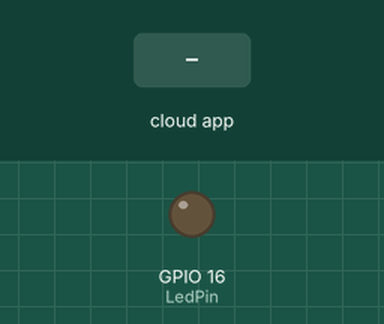
A sketch run on a simulated ESP8266 (NodeMCU). Shown: output pins drawn as LEDs (lit = HIGH). The inputs (shaded band) are chosen by the test bench. WiFi joins after 1.5 s; servers stay silent unless stated; the Firebase database answers and starts empty; what the sketch prints to the serial monitor is not drawn.

Above: at 2.8 s.
2.9 s: the phone or cloud app sets Cua to ON
At 5.4 s:
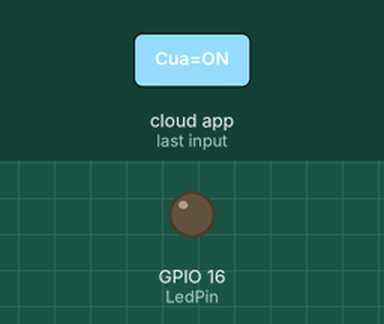
7.3 s: the phone or cloud app sets Cua to a
At 10.2 s:
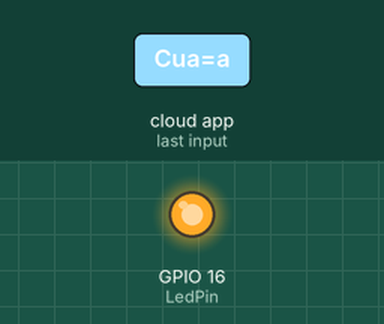
Timing chart, 0 to 11.7 s (numbered marks = the images above; inputs shaded):
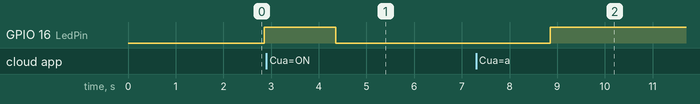

The sketch:

HuLaSmartHomeDuAn1.ino
```cpp
#include <ESP8266WiFi.h>
#include "FirebaseESP8266.h"
#include <ArduinoJson.h>


#define LedPin 16

#define FIREBASE_HOST "hulasmarthome-default-rtdb.firebaseio.com"
#define FIREBASE_AUTH "kpHxhbv4GqP4GkpxvDdh4c3vbeEkTTcTrJr2UJC3"
#define WIFI_SSID "Van Tho 15"
#define WIFI_PASSWORD "vannhucu"

FirebaseData firebaseData;
String path = "/";
FirebaseJson json;
long long last = 0;
String Cua = "OFF", DenBep = "OFF", DenKhach = "OFF", DenNgu = "OFF", Quat = "OFF", Rem = "OFF",TuDong="OFF";
String KhiGa = "45", NhietDo = "28";
String StringData="";

void ReadDataToFirebase();
void WriteDataToFirebase(String NhietDo, String KhiGa);
void ReadUART();
void SendUART();
void setup() {
  pinMode(LedPin, OUTPUT);
  Serial.begin(9600);

  WiFi.begin(WIFI_SSID, WIFI_PASSWORD);
  Serial.print("connecting");
  while (WiFi.status() != WL_CONNECTED) {
    Serial.print(".");
    delay(500);
  }
  Serial.println();
  Serial.print("connected: ") ;
  Serial.println(WiFi.localIP());

  Firebase.begin(FIREBASE_HOST, FIREBASE_AUTH);
  Firebase.reconnectWiFi(true);
  if (!Firebase.beginStream(firebaseData, path))
  {
    Serial.println("REASON:+ " + firebaseData.errorReason());
    Serial.println();
  }
  last = millis();
}
void loop()
{
  ReadUART();
  WriteDataToFirebase( NhietDo,  KhiGa);
  ReadDataToFirebase();
  SendUART();
  if (Cua == "ON")
  {
    digitalWrite(16, 0);
  }
  else
  {
    digitalWrite(16, 1);
  }

}
void ReadDataToFirebase()
{
  if (Firebase.getString(firebaseData, path + "/Cua"))
  {
    Cua = firebaseData.stringData();
  }
  if (Firebase.getString(firebaseData, path + "/DenBep"))
  {
    DenBep = firebaseData.stringData();
  }
  if (Firebase.getString(firebaseData, path + "/DenKhach"))
  {
    DenKhach = firebaseData.stringData();
  }
  if (Firebase.getString(firebaseData, path + "/DenNgu"))
  {
    DenNgu = firebaseData.stringData();
  }
  if (Firebase.getString(firebaseData, path + "/Quat"))
  {
    Quat = firebaseData.stringData();
  }
  if (Firebase.getString(firebaseData, path + "/Rem"))
  {
    Rem = firebaseData.stringData();
  }
  if (Firebase.getString(firebaseData, path + "/DenNgu"))
  {
    DenNgu = firebaseData.stringData();
  }
  if (Firebase.getString(firebaseData, path + "/TuDong"))
  {
    TuDong = firebaseData.stringData();
  }
}
void WriteDataToFirebase(String NhietDo, String KhiGa)
{
  if (millis() - last > 500)
  {
    Firebase.setString(firebaseData, path + "/KhiGa", KhiGa);
    Firebase.setString(firebaseData, path + "/NhietDo", NhietDo);
//    NhietDo = random(15, 45);
//    KhiGa = random(30, 90);
    last = millis();
  }
  if(TuDong=="ON")
  {
    Firebase.setString(firebaseData, path + "/Quat", Quat);
    Firebase.setString(firebaseData, path + "/Cua", Cua);
    Firebase.setString(firebaseData, path + "/Rem", Rem);
    Firebase.setString(firebaseData, path + "/DenKhach", DenKhach);
    Firebase.setString(firebaseData, path + "/DenNgu", DenNgu);
    Firebase.setString(firebaseData, path + "/DenBep", DenBep);
  }
}
void ReadUART()
{
  if (Serial.available())
  {
    String data = Serial.readString();
    int A = data.indexOf("a");
    int B = data.indexOf("b");
    int C = data.indexOf("c");
    int D = data.indexOf("d");
    int E = data.indexOf("e");
    int G = data.indexOf("g");
    int H= data.indexOf("h");
    int I = data.indexOf("i");
    int K = data.indexOf("k");
    NhietDo = data.substring(A+1, B);
    KhiGa = data.substring(B+1, C);
    Quat = data.substring(C+1, D);
    Cua = data.substring(D+1, E);
    Rem = data.substring(E+1, G);
    DenKhach = data.substring(G+1, H);
    DenNgu = data.substring(H+1, I);
    DenBep = data.substring(I+1, K);
    //Serial.println(NhietDo + " " + KhiGa);
  }
}
void SendUART()
{
  StringData="a"+Quat+"b"+Cua+"c"+Rem+"d"+DenKhach+"e"+DenNgu+"g"+DenBep+"h"+TuDong+"i";
  Serial.println(StringData);
}
```

Measured:
- after the input at 2.9 s, GPIO 16 (LedPin): HIGH → LOW after 1.5 s
- after the input at 7.3 s, GPIO 16 (LedPin): LOW → HIGH after 1.6 s
